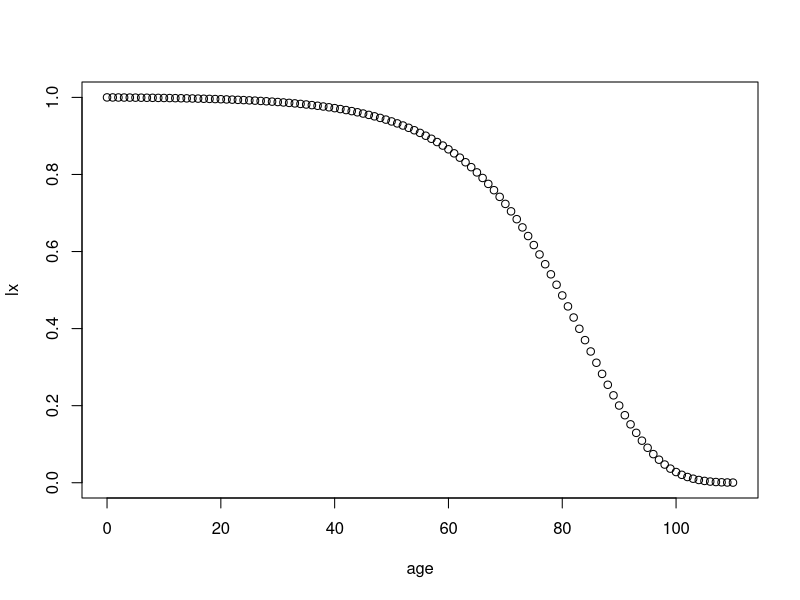

Reproduce this figure in R.
## ---- chunk 1
knitr::opts_chunk$set(echo = TRUE)
## ---- chunk 2

my_adder <- function(number1, number2){
  the_sum <- number1 + number2
  return(the_sum)
}
my_adder(number1 = 3, number2 = 4)
my_adder(number1 = 3:10, number2 = 4:11)
## ---- chunk 3
gomp_mx <- function(a, b, age){
  mx <- a * exp(b * age)
  return(mx)
}
## ---- chunk 4
age     <- 0:110
alpha   <- 0.0001
beta    <- .08
library(tidyverse)
toymx <- 
  tibble(age = age,
         mx = gomp_mx(a = alpha,
                      b = beta, 
                      age = age))
## ---- chunk 5
ax <- rep(.5, times = 111)
mx <- toymx |> pull(mx)
# mx <- gomp_mx(a,b,age)
mx_to_qx <- function(mx, ax){
  qx <- mx / (1 + (1 - ax) * mx)
  qx[length(qx)] <- 1
  return(qx)
}
qx <- mx_to_qx(mx, ax)
## ---- chunk 6
# toymx |> 
#   mutate(ax = .5,
#          qx = mx_to_qx(mx = mx, ax = ax))
qx <- mx_to_qx(mx, ax)
## ---- chunk 7
qx_to_lx <- function(qx, radix = 1){
  lx <- cumprod(1 - qx)
  lx <- c(1,lx)
  lx <- lx[1:length(qx)]
  lx <- radix * lx
  return(lx)
}
lx <- qx_to_lx(qx)
# sum(lx)
# sum(lx) - .5
## ---- chunk 8
lxqx_to_dx <- function(lx,qx){
  lx * qx
}
dx <- lxqx_to_dx(lx,qx)
plot(age,lx)
## ---- chunk 9
lxdx_to_Lx <- function(lx,ax,dx){
  Lx <- lx - (1- ax) * dx
  return(Lx)
}
Lx <- lxdx_to_Lx(lx,ax,dx)

## ---- chunk 10
Lx_to_Tx <- function(Lx){
  Tx <-
    # start with the Lx by age
    Lx |> 
    # turn it backwards
    rev() |> 
    # then take the cumulative sum
    cumsum() |> 
    # and put it back in the original age order
    rev()
  return(Tx)
}
Tx <- Lx_to_Tx(Lx)
# same thing but harder to read:
# rev(cumsum(rev(Lx)))
## ---- chunk 11
Txlx_to_ex <- function(Tx, lx){
  ex <- Tx / lx
  return(ex)
}
ex <- Txlx_to_ex(Tx, lx)
